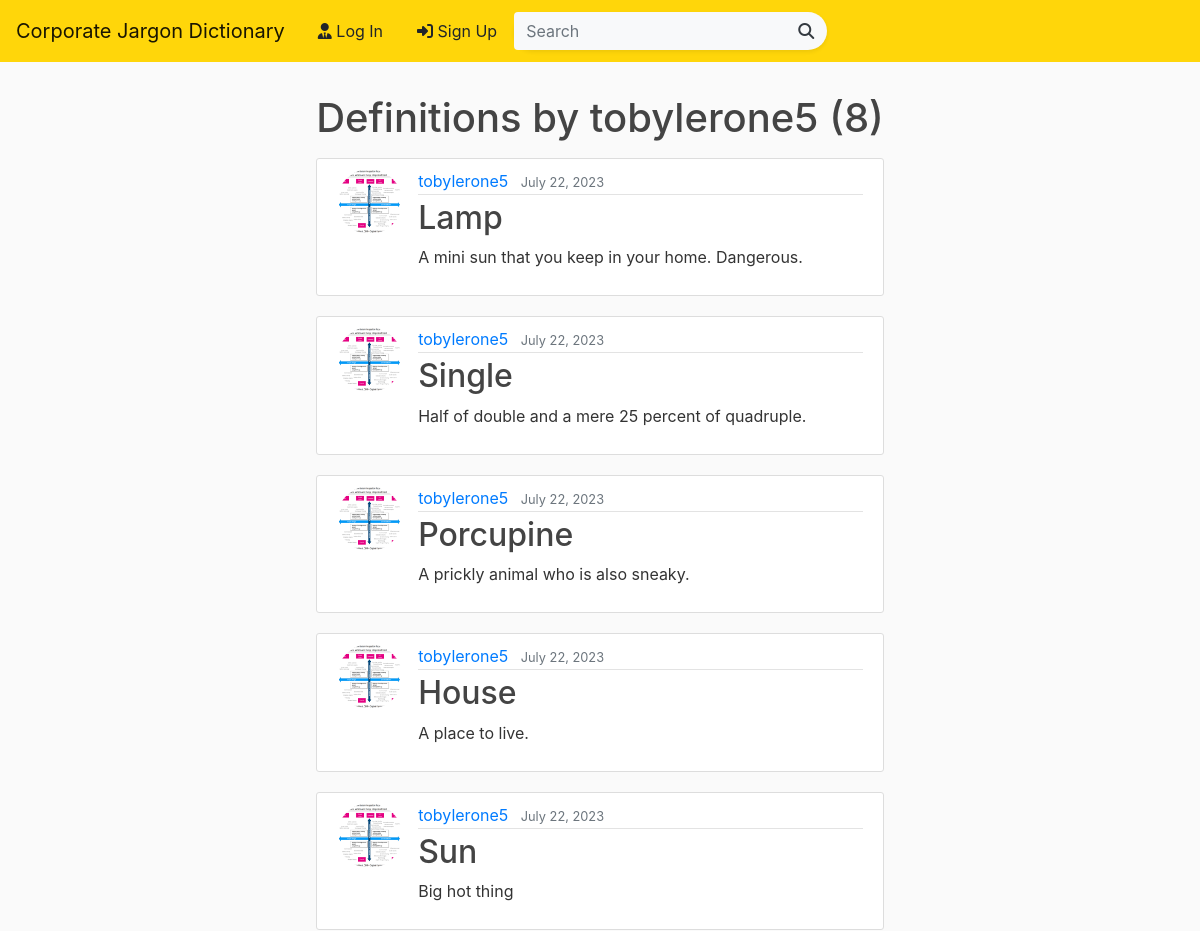
The page /user/tobylerone5 (upper part) on the database as committed earlier.
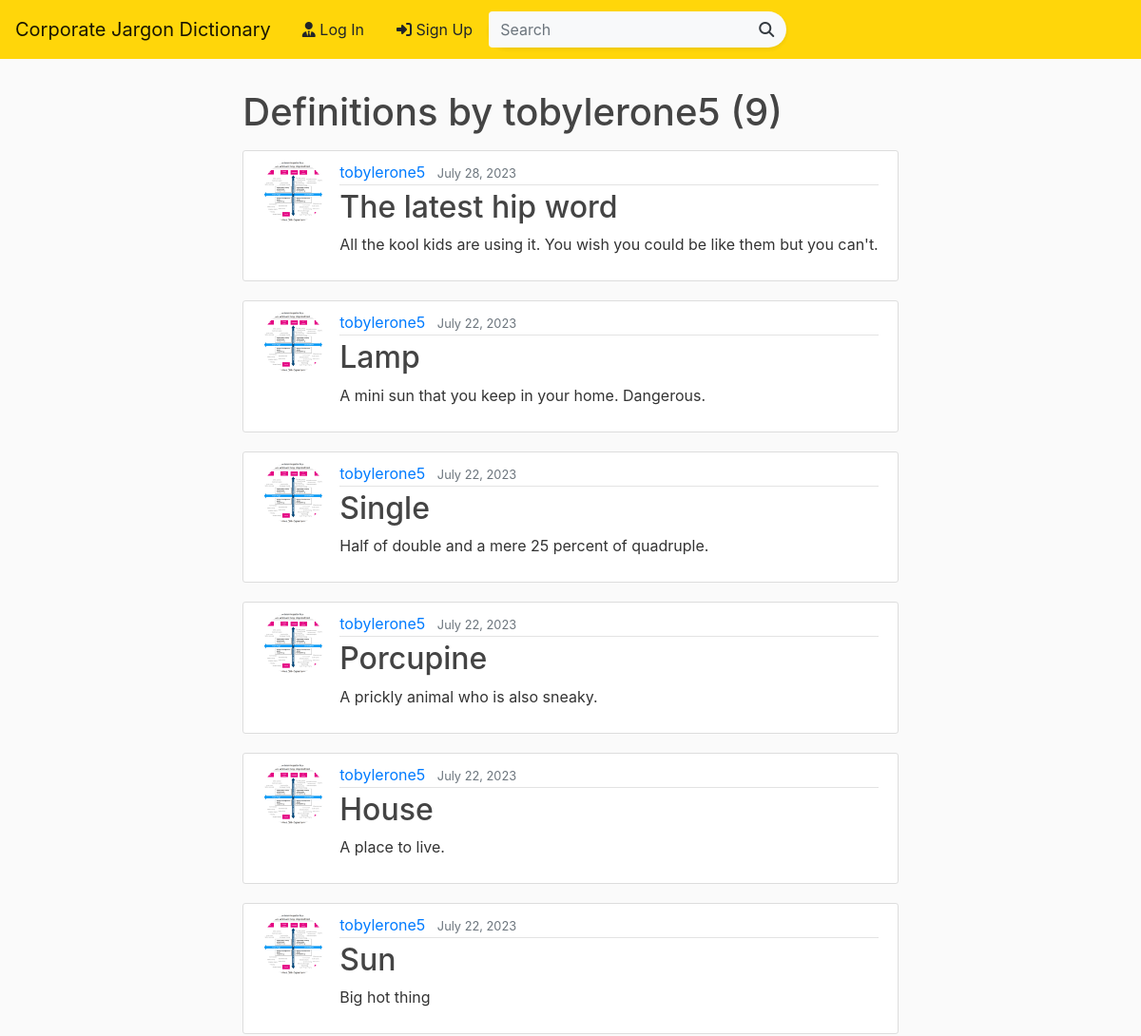
The same page on the database as committed later.
### blog/models.py (models this page shows, shortened)
class Definition(models.Model):
	word = models.CharField(max_length=100)
	description = models.TextField()
	date_posted = models.DateTimeField(default=timezone.now)
	author = models.ForeignKey(User, on_delete=models.CASCADE)
	likes = models.ManyToManyField(User, related_name='definitions')

### users/models.py (models this page shows, shortened)
class Profile(models.Model):
    user = models.OneToOneField(User, on_delete=models.CASCADE)
    image = models.ImageField(default='default.jpg', upload_to='profile_pics')

### blog/views.py (the view)
# urls.py: path('user/<str:username>', UserDefinitionListView.as_view(), name='user-definitions'),
class UserDefinitionListView(ListView):
    model = Definition
    template_name = 'blog/user_definitions.html'  # <app>/<model>_<viewtype>.html
    context_object_name = 'definitions'
    paginate_by = 10
    def get_queryset(self):
        user = get_object_or_404(User, username=self.kwargs.get('username'))
        return Definition.objects.filter(author=user).order_by('-date_posted')

### blog/templates/blog/user_definitions.html (shortened to what this page needs)
{% extends "blog/base.html" %}
{% block content %}
  <div>
    <h1 class="mt-3 mb-3">Definitions by {{ view.kwargs.username }} ({{ page_obj.paginator.count }})</h1>
    {% for definition in definitions %}
        <article class="media content-section">
          <img class="rounded-circle article-img" src="{{ definition.author.profile.image.url }}">
          <div class="media-body">
            <div class="article-metadata">
              <a class="mr-2" href="{% url 'user-definitions' definition.author.username %}">{{ definition.author }}</a>
              <small class="text-muted">{{ definition.date_posted|date:"F d, Y" }}</small>
            </div>
            <h2><a class="article-title" href="{% url 'definition-detail' definition.id %}">{{ definition.word }}</a></h2>
            <p class="article-content">{{ definition.description }}</p>
          </div>
        </article>
    {% endfor %}
{% endblock content %}

Rows that differ between the two databases and show on the page:
added Definition: author.profile.image (picture), author "tobylerone5", date_posted "July 28, 2023", word "The latest hip word", description "All the kool kids are using it. You wish you could be like them but you can't."
Other text that changed with them:
{{ page_obj.paginator.count }}: "8" → "9"
